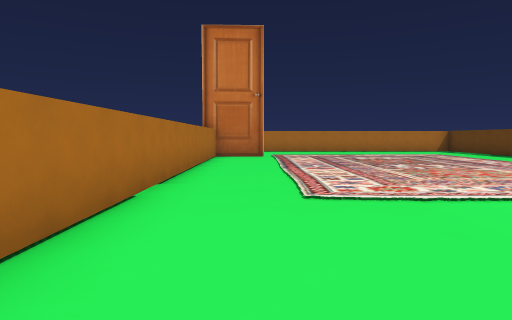
View 1 (above)

22 first-person views from a walk through a level from a Godot 3-D game. The camera is 1.5 m above the floor, tilts 4° down and sees 75° across. The floor is counted in squares, 2 m on a side. Each view is taken from the middle of a square. On the plan, view 1 faces up. The plan holds only what a view shows up to about 11 squares ahead; the rest is blank. The place goes on beyond the plan. Flat picture figures and markers are left out.

View 2
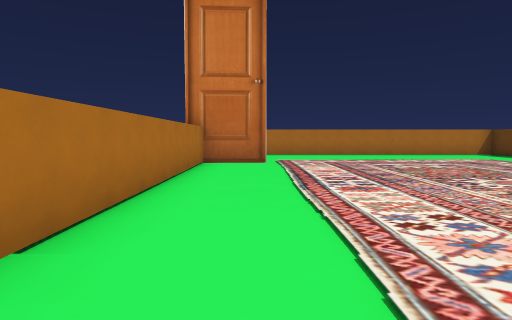

View 3
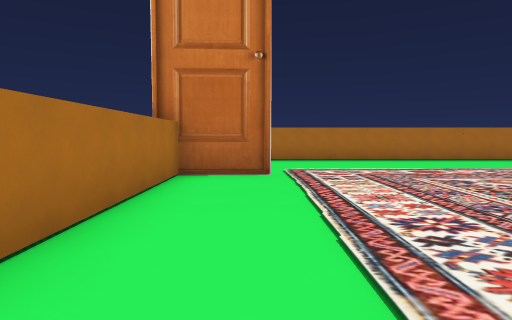

View 4
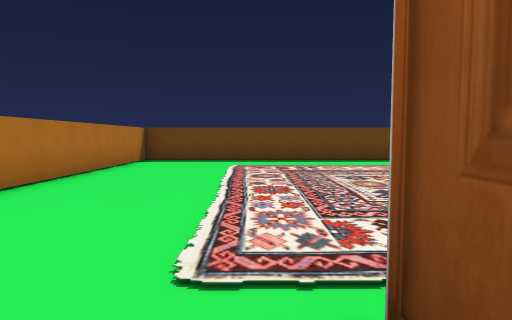

View 5
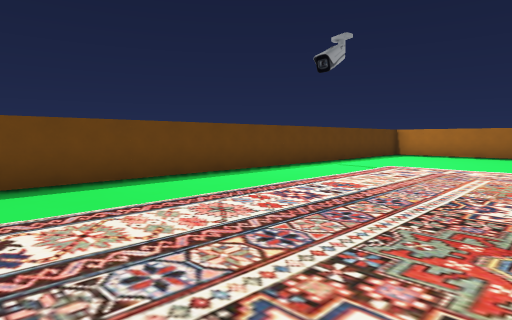

View 6
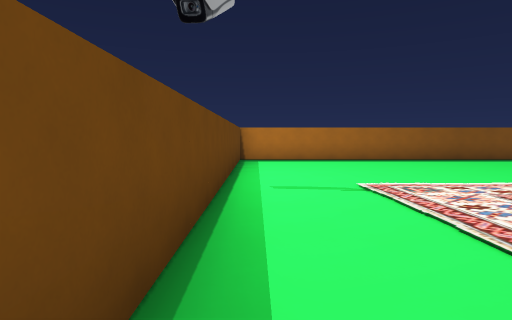

View 7
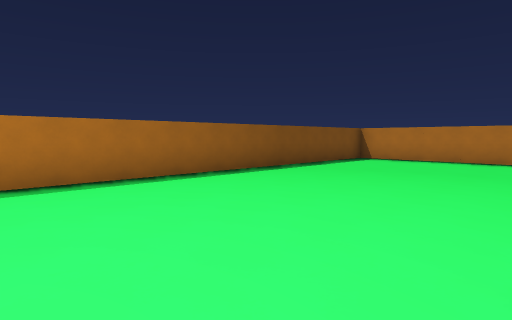

View 8
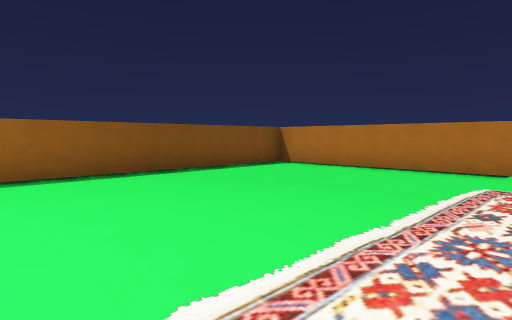

View 9
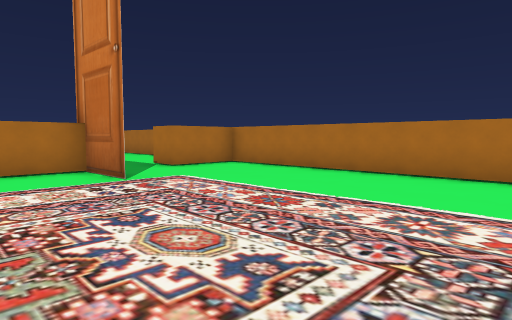

View 10
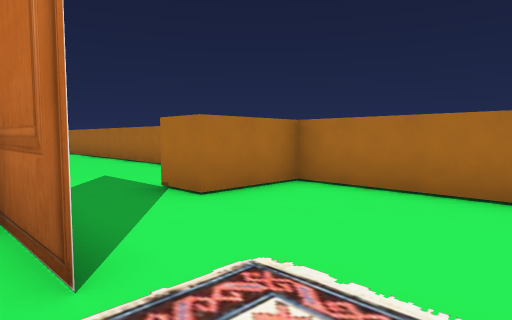

View 11
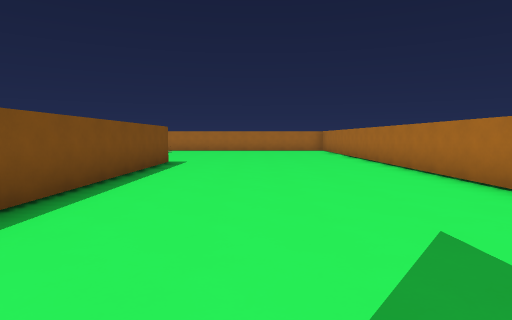

View 12
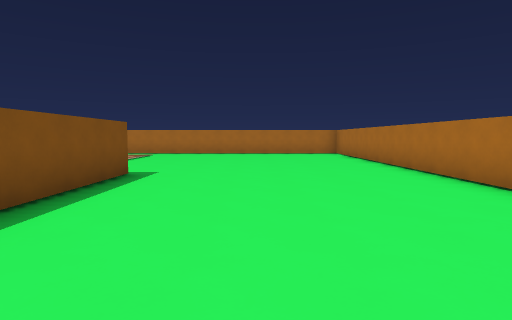

View 13
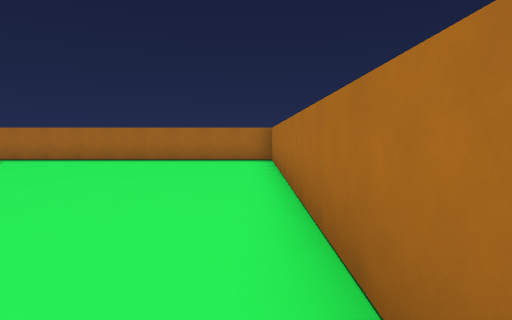

View 14
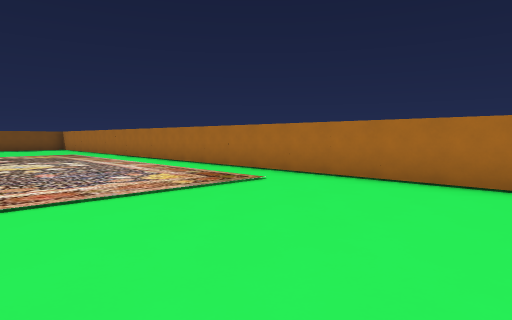

View 15
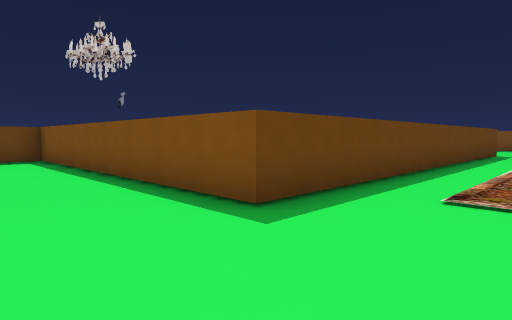

View 16
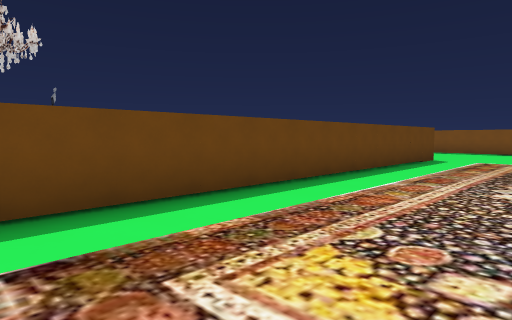

View 17
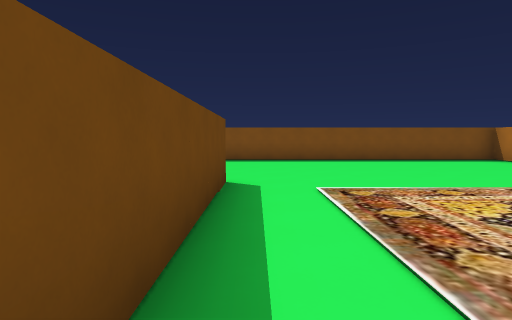

View 18
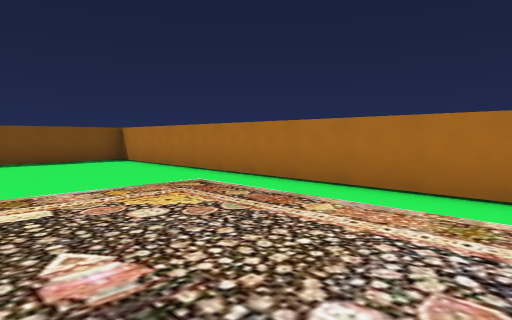

View 19
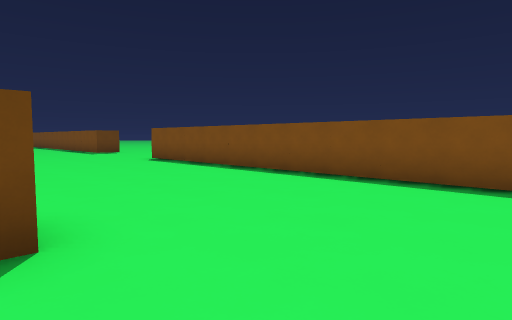

View 20
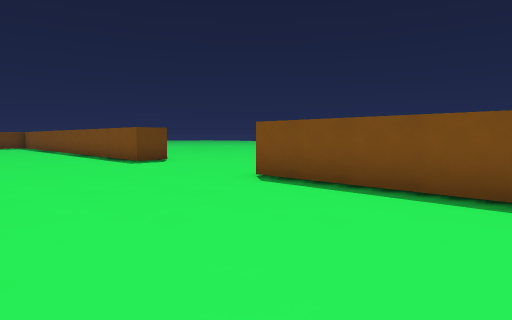

View 21
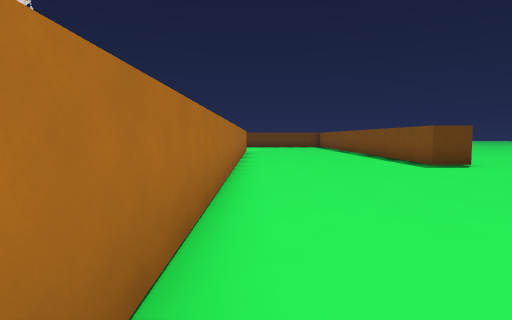

View 22
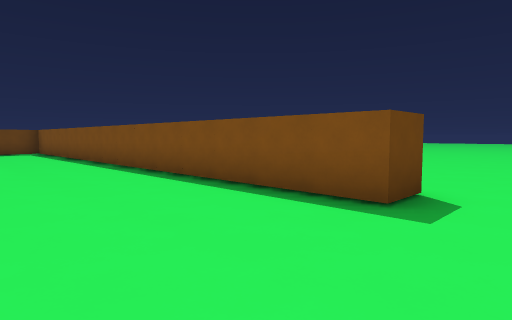

### Floor plan
Points are (right, up) in squares from view 1. A wall is a line through its corners. A room is listed if a view was taken in it or the views show most of it. See-through windows are left out.
Room 1 (views 1, 2, 3, 4, 5, 6, 7, 8, 9, 10)
walls: (-0.8, 12.5) (-1.5, 12.4) (-1.5, -1.5) (9.5, -1.5); (9.5, -1) (9.5, 16.5) (-1.5, 16.5) (-1.5, 14.5)
ways out: opening at (-2, 13.5) to room 2
Room 2 (views 11, 12, 13, 14, 15, 16, 17, 18, 19, 20, 21, 22)
walls: (-11.5, -2.6) (-11.5, 10.5) (-2.5, 10.5) (-2.5, 11.5); (-1.5, 14.5) (-2.5, 14.5); (3.6, -2.5) (-6.4, -2.5); (-6, 16.5) (-19.5, 16.5) (-19.5, -7.5) (-3.5, -7.5); (1.5, -8.5) (1.5, -7.5) (11.5, -7.5)
ways out: opening at (-2, 13.5) to room 1

Where each view was taken, in squares from view 1:
view 1: 0 up, 0 right, facing up
view 2: 3 up, 0 right, facing up
view 3: 6 up, 0 right, facing up
view 4: 13 up, 1 left, facing right
view 5: 12 up, 4 right, facing down-right
view 6: 9 up, 9 right, facing down
view 7: 4 up, 9 right, facing down-left
view 8: 5 up, 6 right, facing down-left
view 9: 10 up, 6 right, facing up-left
view 10: 12 up, 2 right, facing up-left
view 11: 13 up, 2 left, facing left
view 12: 13 up, 5 left, facing left
view 13: 16 up, 9 left, facing left
view 14: 13 up, 14 left, facing down-left
view 15: 13 up, 14 left, facing down-right
view 16: 9 up, 15 left, facing down-right
view 17: 3 up, 12 left, facing down
view 18: 3 up, 15 left, facing down-left
view 19: 2 down, 14 left, facing down-right
view 20: 3 down, 8 left, facing down-right
view 21: 3 down, 7 left, facing right
view 22: 4 down, 0 right, facing down-right
